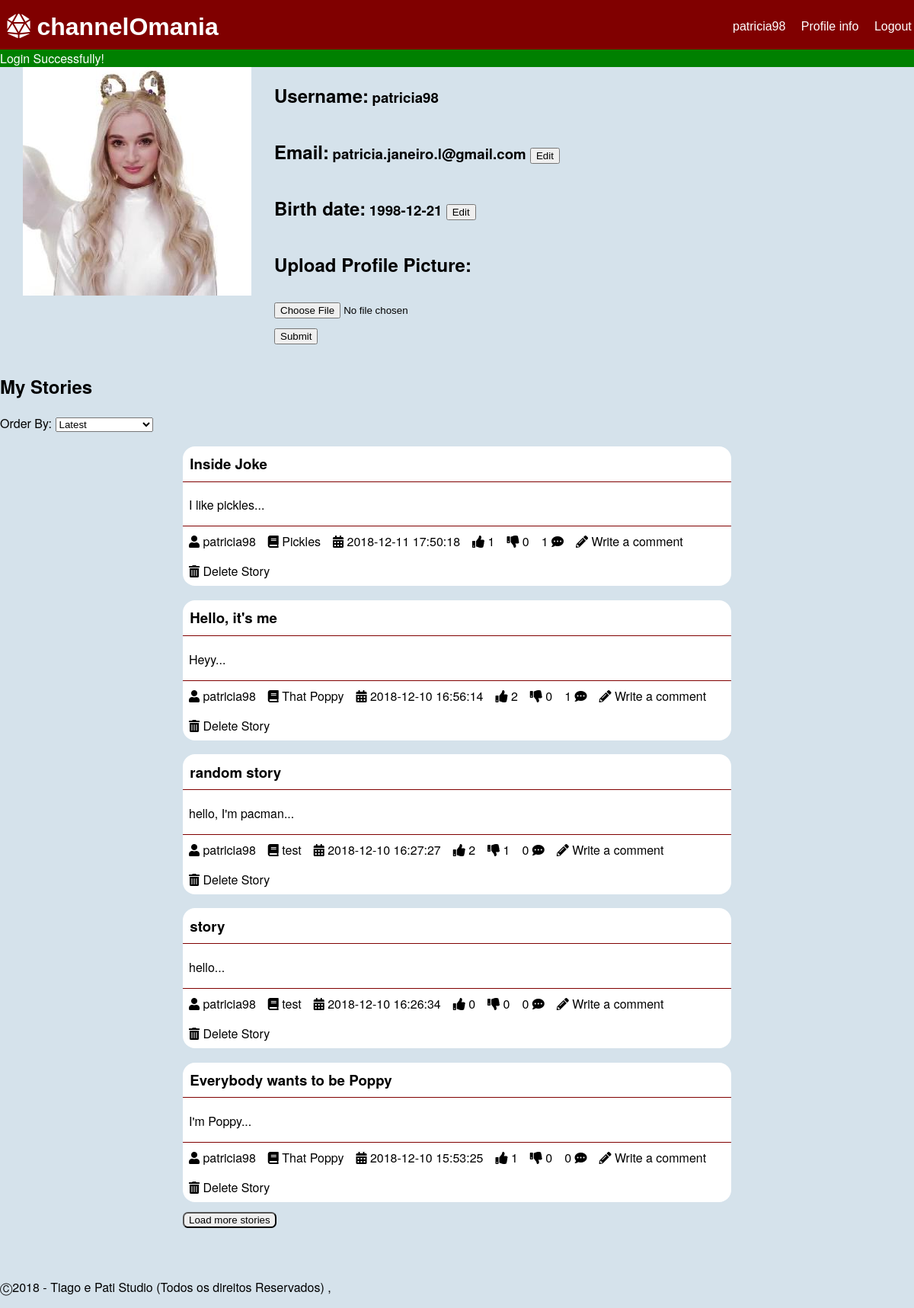
Page /pages/profile.php (signed in) on the earlier database version.
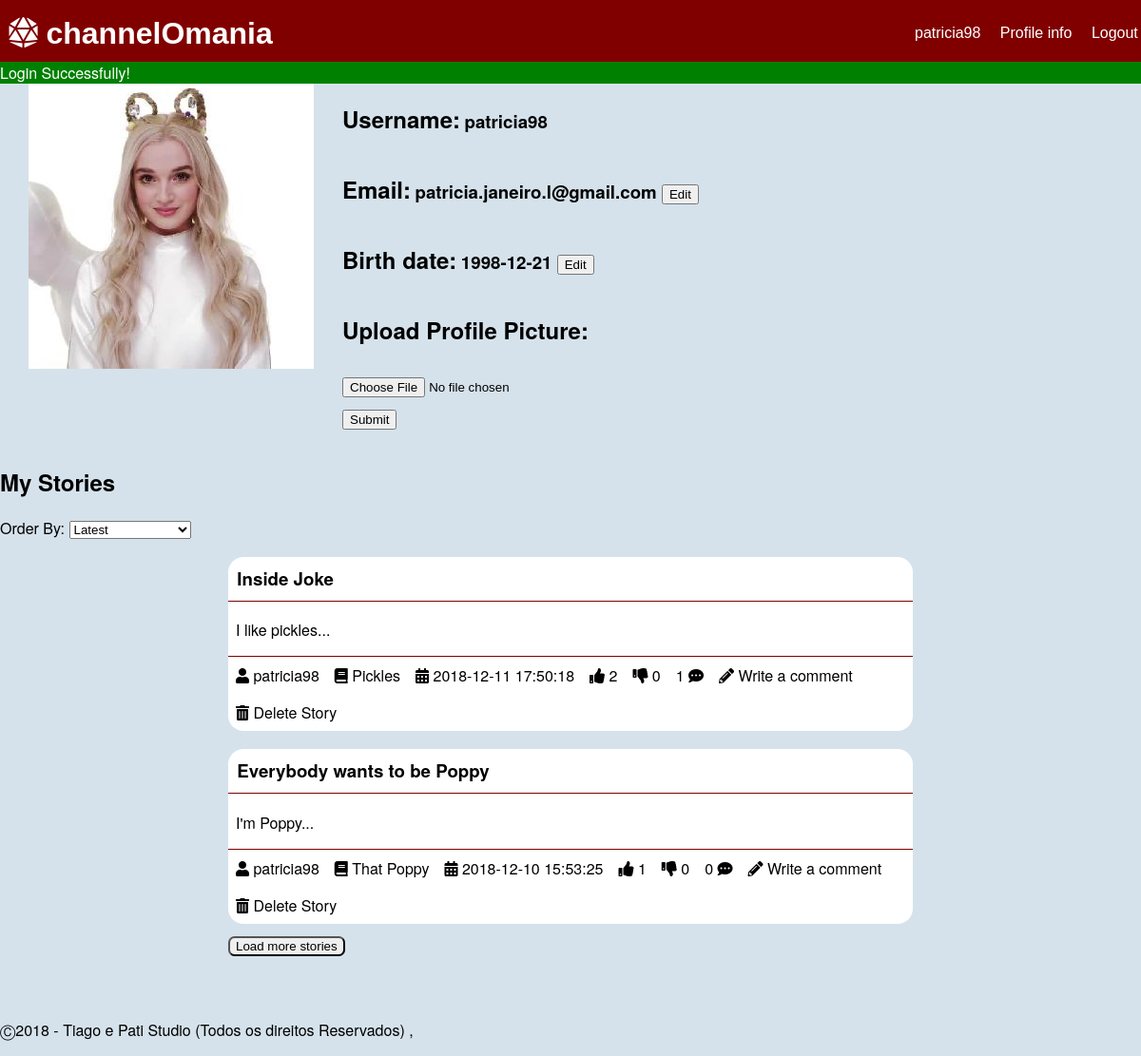
Same page on the later database version.
### tables this page shows
CREATE TABLE "story" (
	"storyID"	INTEGER NOT NULL,
	"title"	TEXT NOT NULL,
	"content"	TEXT NOT NULL,
	"upvotes"	INTEGER NOT NULL DEFAULT 0,
	"downvotes"	INTEGER NOT NULL DEFAULT 0,
	"author"	INTEGER NOT NULL,
	"date"	TEXT NOT NULL,
	"channel"	INTEGER NOT NULL,
	"image"	TEXT,
	PRIMARY KEY("storyID"),
	FOREIGN KEY("channel") REFERENCES "channel"("ID") ON DELETE Cascade ON UPDATE No Action,
	FOREIGN KEY("author") REFERENCES "user"("ID") ON DELETE Cascade ON UPDATE No Action
);

CREATE TABLE 'user'
(
	'ID' INTEGER NOT NULL PRIMARY KEY AUTOINCREMENT,
	'username' TEXT NOT NULL,
	'email' TEXT NOT NULL,
	'password' TEXT NOT NULL,
	'birth' TEXT ,
	'profilePic' TEXT,
	CONSTRAINT 'username' UNIQUE ('username')
);

CREATE TABLE "channel" (
	"ID"	INTEGER NOT NULL,
	"name"	TEXT NOT NULL,
	"coverImage"	TEXT,
	"author"	INTEGER NOT NULL,
	FOREIGN KEY("author") REFERENCES "user"("ID") ON DELETE Cascade ON UPDATE No Action,
	PRIMARY KEY("ID")
);

### database/db_list.php (called while the page is built, shortened)
<?php
function listProfile($username) {
  $db = Database::instance()->db();
  $stmt = $db->prepare('SELECT * FROM user WHERE username = ?');
  $stmt->execute(array($username));
  return $stmt->fetch();
}
function getStoriesByUser($username,$sort='',$offset=0,$limit=5) {
  switch($sort){
    default:
      $order = 'storyID DESC';
      break;
  }
  $db = Database::instance()->db();
  $stmt = $db->prepare('SELECT *,(SELECT COUNT(*) FROM comment WHERE comment.story == storyID) AS n_comments,channel.name AS channelName FROM story INNER JOIN user ON user.ID == story.author INNER JOIN channel ON channel.ID == story.channel  WHERE user.username == ? ORDER BY '.$order.' LIMIT ? OFFSET ?');
  $stmt->execute(array($username,$limit,$offset));
  return $stmt->fetchAll();
}
?>

### templates/tpl_mainpage.php (the view, shortened to what this page needs)
<?php include_once('../templates/tpl_story.php'); ?>
<?php function draw_story_list_item($story) { ?>
  <section id="story_preview">
    <h3><a href = "../pages/story.php?storyId=<?php echo($story['storyID']); ?>" ><?php echo($story['title']); ?></a></h3>
    <p><?php echo(substr($story['content'],0,20)); ?>...</p>
    <?php draw_story_info($story); ?>
  </section>
<?php } ?>
<?php function draw_story_info($story) { ?>
  <ul>
    <li><a href="../pages/profile.php?userId=<?php echo($story['storyAuthor']); ?>"><i class="fas fa-user"></i> <?php echo($story['username']); ?></a></li>
    <li><a href="../pages/channel.php?channelId=<?php echo($story['channel']); ?>"><i class="fas fa-book"></i> <?php echo($story['channelName']); ?></a></li>
    <li><i class="fas fa-calendar-alt"></i> <?php echo($story['date']); ?></li>
    <li class="nUpVote" data-id="<?php echo($story['storyID']); ?>"><i class="fas fa-thumbs-up"></i> <?php echo($story['upvotes']); ?></li>
    <li class="nDownVote" data-id="<?php echo($story['storyID']); ?>"><i class="fas fa-thumbs-down"></i> <?php echo($story['downvotes']); ?></li>
    <li><?php echo($story['n_comments']); ?> <i class="fas fa-comment-dots"></i></li>
    <li><a href="../pages/new_comment.php?storyId=<?php echo($story['storyID']); ?>"><i class="fas fa-pencil-alt"></i> Write a comment</a></li>
    <?php if($story['username'] == $_SESSION['username']) { ?>
      <li><a href="../actions/action_delete_story.php?storyId=<?php echo($story['storyID']); ?>&csrf=<?php echo($_SESSION['csrf']); ?>"><i class="fas fa-trash-alt"></i> Delete Story</a></li>
    <?php } ?>
  </ul>
<?php } ?>

### pages/profile.php (shortened to what this page needs)
<?php
  include_once('../database/db_list.php');
  include_once('../templates/tpl_common.php');
  include_once('../templates/tpl_profile.php');
  include_once('../templates/tpl_mainpage.php');
  if (isset($_SESSION['username'])){
    draw_header();
  }else {
    header('Location: login.php');
    die();
  }
  if(isset($_GET['userId']))
    $userInfo = listProfile(getUsernameFromId($_GET['userId']));
  else
    $userInfo = listProfile($_SESSION['username']);
  $userInfo['stories']=getStoriesByUser($userInfo['username']);
  draw_profile($userInfo);
  draw_user_stories($userInfo['stories']);
  draw_footer();
?>

### templates/tpl_common.php (shortened to what this page needs)
<?php function draw_header(){
?>
<!DOCTYPE html>
<html lang="en-US">
  <head>
    <link href="../css/style.css" rel="stylesheet">
    <link rel="stylesheet" href="https://use.fontawesome.com/releases/v5.5.0/css/all.css">
  </head>
  <body>
    <header class="header">
      <?php if(isset($_SESSION['username'])){ ?>
        <div id='options'>
          <a href="../pages/profile.php"><?php echo($_SESSION['username']) ?></a>
          <a href="../pages/profile.php">Profile info</a>
          <a href="../actions/action_logout.php">Logout</a>
        </div>
      <?php } ?>
      <h1><a href="mainpage.php"><i class="fas fa-dice-d20"></i> channelOmania</a></h1>
    </header>
    <?php if (isset($_SESSION['messages'])) {?>
      <section id="messages">
        <?php foreach($_SESSION['messages'] as $message) { ?>
          <div class="<?=$message['type']?>"><?=$message['content']?></div>
        <?php } ?>
      </section>
    <?php unset($_SESSION['messages']); } ?>
<?php } ?>
<?php function draw_footer(){
  ?>
  <footer>
    <p>	&#9400;2018 - Tiago e Pati Studio (Todos os direitos Reservados) ,</p>
  </footer>
</body>
</html>
<?php }
 ?>

### templates/tpl_profile.php (shortened to what this page needs)
<?php function draw_profile($userInfo) { ?>
  <?php if($userInfo['username'] == $_SESSION['username']) { ?>
  <form action="../actions/action_edit_profile.php" method="post" enctype="multipart/form-data">
  <?php } ?>
  <section id="profile">
    <img id="profile_pic" src="../files/croppedProfile/<?php if($userInfo['profilePic']!="") { echo($userInfo['profilePic']); } else {?>default.png<?php } ?>" alt="<?php echo($userInfo['username']); ?>'s profile picture">
    <div id="profile_info">
      <h2>Username: </h2>
      <h3><?php echo($userInfo['username']); ?></h3><br>
      <h2>Email: </h2>
      <h3 id="emailInfo"><a href="mailto:<?php echo($userInfo['email']); ?>"><?php echo($userInfo['email']); ?></a>
      <?php if($userInfo['username'] == $_SESSION['username']) { ?>
        <button text='Edit' onclick="edit('email')">Edit</button>
      <?php } ?></h3><br>
      <h2>Birth date: </h2>
      <h3 id="birthInfo"><time datetime="<?php echo($userInfo['birth']); ?>"><?php echo($userInfo['birth']); ?></time>
        <?php if($userInfo['username'] == $_SESSION['username']) { ?>
          <button text='Edit' onclick="edit('birth')">Edit</button>
        <?php } ?></h3><br>
      <?php if($userInfo['username'] == $_SESSION['username']) { ?>
      <h2>Upload Profile Picture: </h2>
        <h3>
            <input type="file" name="profilePic" accept="image/*">
            <input type="submit">
        </h3>
      <?php } ?>
    </div>
  </section>
  <?php if($userInfo['username'] == $_SESSION['username']) { ?>
    </form>
  <?php } ?>
<?php } ?>
<?php function draw_user_stories($stories) { ?>
  <section id="myStories" data-id="<?php echo $stories[0]['author'] ?>">
    <h1>My Stories</h1>
      <?php draw_story_list($stories); ?>
  </section>
<?php } ?>

### templates/tpl_story.php (shortened to what this page needs)
<?php include_once('../templates/tpl_mainpage.php'); ?>
<?php include_once('../database/db_list.php'); ?>
<?php function draw_story_list($storyInfo) { ?>
  <p id="order">Order By:
  <select id='orderSelector'>
    <option value="mRecent">Latest</option>
  </select></p>
  <section id="storyList">
  <?php foreach($storyInfo as $story) { ?>
    <?php draw_story_list_item($story); ?>
  <?php } ?>
  </section>
  <button id="btnLoadStories">Load more stories</button>
<?php } ?>

### css/style.css (style rules this page uses)
body { font-family: IBMPlexSans, Helvetica Neue, Segoe UI, Helvetica, Verdana, Arial, sans-serif; background-color: #D5E2EB; margin: 0; }
ul { display: flex; flex-wrap: wrap; flex-direction: row; padding: 0; margin: 0; }
li { text-align: center; list-style-type: none; padding: 0.5em; }
a:link, a:visited { color: black; text-decoration: none; }
.header { background-color: #800000; padding: 0.2em; position: relative; }
.header a { color: white; font-family: Helvetica; }
.header h1 { margin: 0.2em; }
#options { float: right; height: 0; }
article, #story_preview { background-color: white; width: 60%; margin: auto; border-radius: 1em; }
article header, #story_preview h3 { margin-top: 1em; padding: 0.5em; border-bottom: 1px solid #800000; }
article header a, #story_preview h3 a { font-weight: bold; }
article p, #story_preview p { padding-left: 0.5em; }
article footer, #story_preview ul { padding: 0; border-top: 1px solid #800000; }
#messages .success { background-color: green; color: white; }
.header div { margin-top: 1.2em; }
.header div a { list-style-type: none; padding-left: 1em; }
input { display: block; margin: 1em 0; }
#btnLoadComments, #btnLoadStories { margin-top: 1em; margin-left: 20%; border-radius: 0.5em; }
#profile { display: inline-block; }
#profile #profile_info { float: left; }
#profile #profile_info h2 { display: inline-flex; }
#profile #profile_info h3 { display: inline; }
#profile #profile_pic { float: left; padding: 0px 30px; }
#myStories { display: block; }
footer { clear: left; bottom: auto; padding-top: 50px; }

Differences in the rows shown:
removed story: title "Hello, it's me", content "Heyy", author.username "patricia98", channel.name "That Poppy", date "2018-12-10 16:56:14", upvotes "2", downvotes "0", n_comments "1"
removed story: title "random story", content "hello, I'm pacman", author.username "patricia98", channel.name "test", date "2018-12-10 16:27:27", upvotes "2", downvotes "1", n_comments "0"
removed story: title "story", content "hello", author.username "patricia98", channel.name "test", date "2018-12-10 16:26:34", upvotes "0", downvotes "0", n_comments "0"
changed story "Inside Joke": upvotes "1" → "2"
